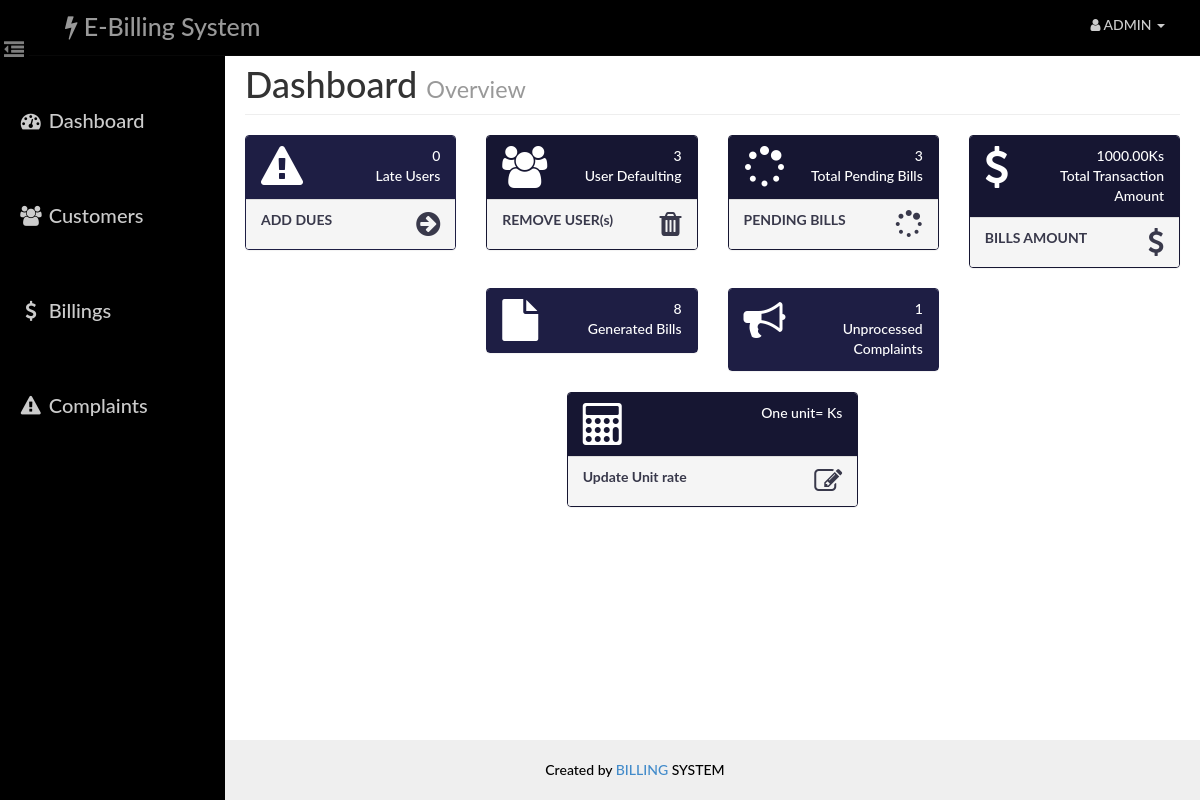
Before: /admin/index.php (signed in) with the older database file.
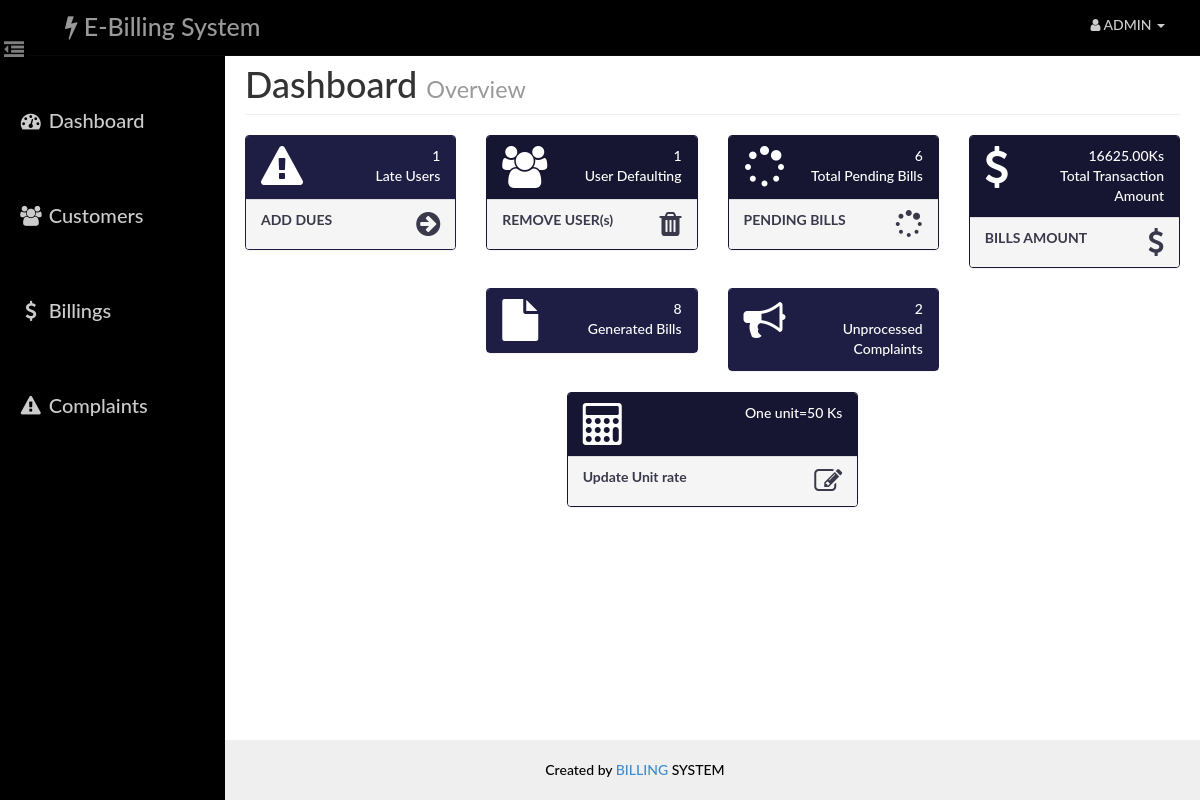
After: the same page with the newer database file.
### tables this page shows
CREATE TABLE `unitsrate` (
  `sno` int(1) NOT NULL,
  `rate` int(10) NOT NULL,
  PRIMARY KEY (`sno`)
);

### Includes/admin.php (called while the page is built, shortened)
<?php
    function retrieve_admin_stats($id)
    {
        global $con;
        $query1  = " SELECT count(id) AS unprocessed_bills FROM bill  WHERE status = 'PENDING'  AND aid = {$id} ";
        $query2  = " SELECT count(id) AS generated_bills FROM bill  WHERE aid = {$id} " ;
        $query3  = " SELECT count(id) AS unprocessed_complaints from complaint where status='NOT PROCESSED' ";
        $result1 = mysqli_query($con,$query1);
        $result2 = mysqli_query($con,$query2);
        $result3 = mysqli_query($con,$query3);
        return array($result1,$result2,$result3);
    }
    function retrieve_users_defaulting($id){
        global $con;
        $query1  = "SELECT COUNT(*) FROM bill , transaction ";
        $query1 .= "WHERE curdate() > bill.ddate AND curdate() < adddate(bill.ddate , INTERVAL 25 DAY ) ";
        $query1 .= "AND bill.aid={$id} AND bill.status='PENDING' ";
        $query1 .= "AND bill.amount = transaction.payable AND bill.id=transaction.bid ";
        $query2  = "SELECT COUNT(*) FROM bill  ";
        $query2 .= "WHERE curdate() > adddate(bill.ddate , INTERVAL 25 DAY ) ";
        $query2 .= "AND bill.aid={$id} AND bill.status='PENDING' ";
        $result1 = mysqli_query($con,$query1);
        $result2 = mysqli_query($con,$query2);
        return array($result1,$result2,);
    }
 ?>

### admin/index.php (the view, shortened to what the changed rows need)
<?php
    require_once('head_html.php');
    require_once('../Includes/session.php');
    require_once('../Includes/admin.php');
?>
<body>
    <div id="wrapper">
        <?php
            require_once("nav.php");
        ?>
        <div id="page-content-wrapper">
            <div class="container-fluid">
                <div class="row">
                    <div class="col-lg-12">
                        <h1 class="page-header">
                            Dashboard
                            <small> Overview</small>
                        </h1>
                    </div>
                </div>
                <?php
                    list($result1,$result2,) = retrieve_users_defaulting($_SESSION['aid']);
                    $row1 = mysqli_fetch_row($result1);
                    $row2 = mysqli_fetch_row($result2);
                ?>
                <div class="row">
                    <div class="col-lg-3 col-xs-6">
                        <div class="panel panel-bolt">
                            <div class="panel-heading">
                                <div class="row">
                                    <div class="col-md-9 text-right">
                                        <div class="huge"><b></b><?php echo $row1[0] ?></div>
                                        <div>Late Users</div>
                                    </div>
                                </div>
                            </div>
                        </div>
                    </div>
                    <div class="col-lg-3 col-xs-6">
                        <div class="panel panel-bolt2">
                            <div class="panel-heading">
                                <div class="row">
                                    <div class="col-md-9 text-right">
                                        <div class="huge"><b></b><?php echo $row2[0] ?></div>
                                        <div>User Defaulting</div>
                                    </div>
                                </div>
                            </div>
                        </div>
                    </div>
                    <div class="col-lg-3 col-xs-6">
                        <div class="panel panel-bolt2">
                            <div class="panel-heading">
                                <div class="row">
                                    <div class="col-md-9 text-right">
                                        <div class="huge"><b></b><?php include('pendingcount.php'); ?></div>
                                        <div>Total Pending Bills</div>
                                    </div>
                                </div>
                            </div>
                        </div>
                    </div>
                    <div class="col-lg-3 col-xs-6">
                        <div class="panel panel-bolt2">
                            <div class="panel-heading">
                                <div class="row">
                                    <div class="col-md-9 text-right">
                                        <div class="huge"><b></b><?php include('billamtcount.php'); ?></div>
                                        <div>Total Transaction Amount</div>
                                    </div>
                                </div>
                            </div>
                        </div>
                    </div>
                </div>
                <div class="row">
                    <?php
                        list($result1,$result2,$result3) = retrieve_admin_stats($_SESSION['aid']);
                        $row3 = mysqli_fetch_row($result3);
                     ?>
                    <div class="col-lg-3 col-xs-6">
                        <div class="panel panel-bolt">
                            <div class="panel-heading">
                                <div class="row">
                                    <div class="col-md-9 text-right">
                                        <div class="huge"><b></b><?php echo $row3[0]; ?></div>
                                        <div>Unprocessed Complaints</div>
                                    </div>
                                </div>
                            </div>
                        </div>
                    </div>
                </div>
                <div class='row'>
                <?php
                    $rate="SELECT * from unitsrate";
                    $unitR = mysqli_query($con,$rate);
                    $rateR=mysqli_fetch_assoc($unitR);
                ?>
             <div class="col-lg-4 col-xs-6">
                        <div class="panel panel-bolt2">
                            <div class="panel-heading">
                                <div class="row">
                                    <div class="col-md-9 text-right">
                                        <div>One unit=<?= $rateR['rate']?> Ks</div>
                                    </div>
                                </div>
                            </div>
                        </div>
                    </div>
                            </div>
                        </div>
                    </div>
                </div>
</body>
</html>

### admin/pendingcount.php
<?php
include('../Includes/config.php');
$sql = "SELECT * FROM bill WHERE status ='PENDING'";
                $query = $con->query($sql);
                echo "$query->num_rows";
?>

### admin/billamtcount.php
<?php
include('../Includes/config.php');
$result = mysqli_query($con, 'SELECT SUM(payable) AS value_sum FROM transaction WHERE status = "PROCESSED"');
$row = mysqli_fetch_assoc($result);
echo $sum = $row['value_sum'].'Ks';
?>

Changed rows visible on the page:
now on this page (row edited): unitsrate: rate "50"
Other visible differences:
$row1[0]: "0" → "1"
$row2[0]: "3" → "1"
$query->num_rows: "3" → "6"
$sum = $row['value_sum'].'Ks': "1000.00Ks" → "16625.00Ks"
$row3[0]: "1" → "2"
